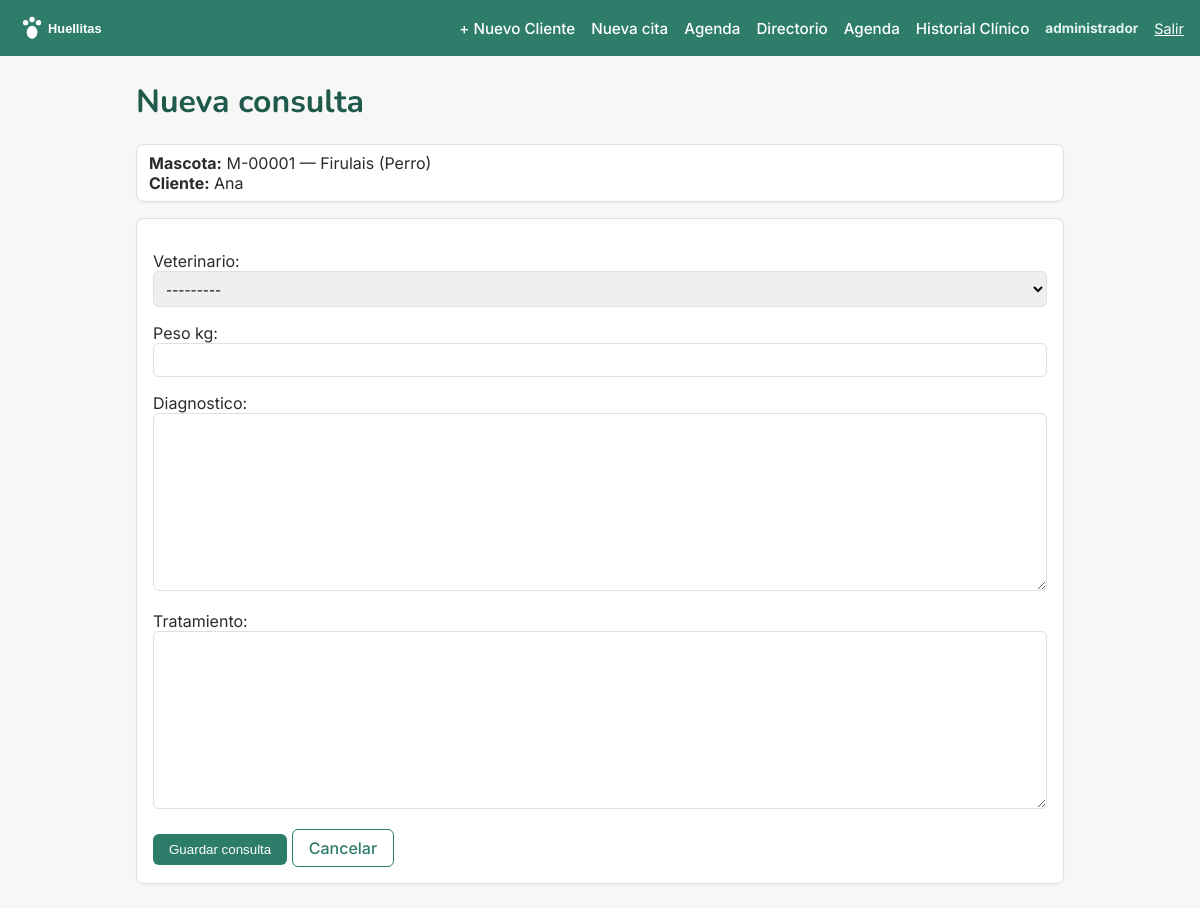
Page /mascotas/1/consulta/ (signed in) on the committed database.
### core/models.py (models this page shows, shortened)
class Mascota(models.Model):
    codigo = models.CharField(max_length=20, unique=True, editable=False)
    nombre = models.CharField(max_length=100)
    especie = models.CharField(max_length=50)
    cliente = models.ForeignKey(
        Cliente, on_delete=models.CASCADE, related_name="mascotas"
    )
    alergias = models.TextField(blank=True, default="")
    medicamentos_activos = models.TextField(blank=True, default="")
    class Meta:
        indexes = [models.Index(fields=["nombre"])]

class Cliente(models.Model):
    nombre = models.CharField(max_length=150)
    telefono = models.CharField(max_length=30)
    email = models.EmailField(blank=True)
    class Meta:
        indexes = [models.Index(fields=["nombre"])]

### web/views.py (the view)
# urls.py: path("mascotas/<int:mascota_id>/consulta/", views.crear_consulta, name="crear_consulta"),
@role_required("administrador", "veterinario")
def crear_consulta(request, mascota_id):
    mascota = get_object_or_404(Mascota, pk=mascota_id)
    if request.method == "POST":
        form = ConsultaForm(request.POST)
        if form.is_valid():
            consulta = form.save(commit=False)
            consulta.mascota = mascota
            consulta.save()
            messages.success(request, "Consulta registrada correctamente.")
            return redirect("buscar_mascota")
    else:
        form = ConsultaForm()
    return render(request, "web/crear_consulta.html", {
        "form": form,
        "mascota": mascota,
    })

### web/forms.py (shortened to what this page needs)
class ConsultaForm(forms.ModelForm):
    class Meta:
        model = Consulta
        fields = ["veterinario", "peso_kg", "diagnostico", "tratamiento"]

### core/models.py (called while the page is built)
    def __str__(self):
        return self.nombre

### web/templates/web/crear_consulta.html (shortened to what this page needs)
{% extends "base.html" %}
{% block content %}
<h1>Nueva consulta</h1>
<p class="card" style="padding: 8px 12px;">
  <strong>Mascota:</strong> {{ mascota.codigo }} — {{ mascota.nombre }} ({{ mascota.especie }})<br>
  <strong>Cliente:</strong> {{ mascota.cliente.nombre }}
</p>
<div class="card" style="margin-top: 16px;">
  <form method="post">
    {% for field in form %}
      <p>
        {{ field.label_tag }}<br>
        {{ field }}
      </p>
    {% endfor %}
    <button type="submit" class="btn btn-primario">Guardar consulta</button>
    <a href="{% url 'buscar_mascota' %}" class="btn btn-secundario">Cancelar</a>
  </form>
</div>
{% endblock %}

### web/templates/base.html (shortened to what this page needs)
{% load static %}
<!DOCTYPE html>
<html lang="es">
<head>
</head>
<body>
    <header>
    <img src="{% static 'img/logo.svg' %}" alt="Huellitas">
    <nav style="display: flex; gap: 16px; align-items: center;">
      {% if user.is_authenticated %}
        {% if user.groups.all.0.name == 'recepcionista' or user.is_superuser %}
          <a href="{% url 'crear_cliente' %}">+ Nuevo Cliente</a>
          <a href="{% url 'crear_cita' %}">Nueva cita</a>
          <a href="{% url 'agenda' %}">Agenda</a>
          <a href="{% url 'buscar_mascota' %}">Directorio</a>
        {% endif %}
        {% if user.groups.all.0.name == 'veterinario' or user.is_superuser %}
          <a href="{% url 'agenda' %}">Agenda</a>
          <a href="{% url 'buscar_mascota' %}">Historial Clínico</a>
        {% endif %}
        <div style="display: flex; gap: 16px; align-items: center; margin-left: 0;">
          <span style="font-size: 0.85em; color: #E2F1EE; white-space: nowrap;">
            <strong>{{ user.username }}</strong>
          </span>
          <form method="post" action="{% url 'logout' %}" style="margin: 0;">
            <button type="submit" style="background: none; border: none; color: white; text-decoration: underline; cursor: pointer; font-family: inherit; padding: 0; font-size: 0.9em;">
              Salir
            </button>
          </form>
        </div>
      {% else %}
        <a href="{% url 'login' %}">Ingresar</a>
      {% endif %}
    </nav>
  </header>
  <main>
    {% block content %}{% endblock %}
  </main>
</body>
</html>

### web/templates/base.html (style rules this page uses)
:root { --primario: #2E7D6B; --primario-oscuro: #1F5A4D; --acento: #F2A65A; --fondo: #F7F7F5; --texto: #2B2B2B; --texto-sec: #6B6B6B; --borde: #E0E0E0; }
* { box-sizing: border-box; }
body { margin: 0; font-family: 'Inter', system-ui, sans-serif; background: var(--fondo); color: var(--texto); }
header { background: var(--primario); color: white; padding: 12px 16px; display: flex; align-items: center; justify-content: space-between; flex-wrap: wrap; gap: 12px; }
header img { height: 32px; }
header nav { display: flex; flex-wrap: wrap; align-items: center; gap: 12px; width: 100%; }
@media (min-width: 768px) { header nav { width: auto; } }
header nav a { color: white; text-decoration: none; font-weight: 500; font-size: 0.95em; padding: 4px 0; }
main { max-width: 960px; margin: 24px auto; padding: 0 16px; }
h1, h2, h3 { font-family: 'Nunito', sans-serif; color: var(--primario-oscuro); }
.card { background: white; border: 1px solid var(--borde); border-radius: 8px; padding: 16px; box-shadow: 0 1px 3px rgba(0,0,0,0.05); }
.btn { display: inline-block; padding: 8px 16px; border-radius: 6px; font-weight: 500; text-decoration: none; cursor: pointer; border: none; }
.btn-primario { background: var(--primario); color: white; }
.btn-secundario { background: transparent; color: var(--primario); border: 1px solid var(--primario); }
input, select, textarea { width: 100%; padding: 8px; border: 1px solid var(--borde); border-radius: 6px; font-family: inherit; }

### rows in the picture
Mascota: codigo "M-00001", nombre "Firulais", especie "Perro", cliente.nombre "Ana"

### other values in the picture
{{ user.username }} "administrador"
{{ field.label_tag }} "Veterinario:" "Peso kg:" "Diagnostico:" "Tratamiento:"
